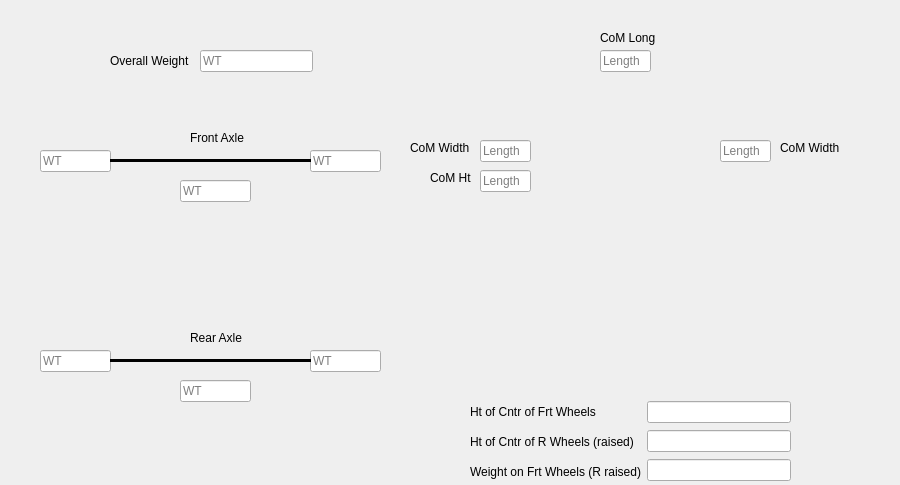
<?xml version="1.0" encoding="UTF-8"?>
<ui version="4.0">
 <class>VehicleWeights</class>
 <widget class="QWidget" name="VehicleWeights">
  <property name="geometry">
   <rect>
    <x>0</x>
    <y>0</y>
    <width>900</width>
    <height>485</height>
   </rect>
  </property>
  <property name="windowTitle">
   <string>Form</string>
  </property>
  <widget class="QLabel" name="rightCar">
   <property name="geometry">
    <rect>
     <x>520</x>
     <y>90</y>
     <width>201</width>
     <height>311</height>
    </rect>
   </property>
   <property name="text">
    <string/>
   </property>
   <property name="pixmap">
    <pixmap>Jeep1-01.png</pixmap>
   </property>
   <property name="scaledContents">
    <bool>true</bool>
   </property>
  </widget>
  <widget class="QLabel" name="leftCar">
   <property name="geometry">
    <rect>
     <x>110</x>
     <y>110</y>
     <width>201</width>
     <height>311</height>
    </rect>
   </property>
   <property name="text">
    <string/>
   </property>
   <property name="pixmap">
    <pixmap>Jeep1-01.png</pixmap>
   </property>
   <property name="scaledContents">
    <bool>true</bool>
   </property>
  </widget>
  <widget class="QLineEdit" name="rearLeftWeight">
   <property name="geometry">
    <rect>
     <x>40</x>
     <y>350</y>
     <width>71</width>
     <height>22</height>
    </rect>
   </property>
   <property name="placeholderText">
    <string>WT</string>
   </property>
  </widget>
  <widget class="QLineEdit" name="rearRightWeight">
   <property name="geometry">
    <rect>
     <x>310</x>
     <y>350</y>
     <width>71</width>
     <height>22</height>
    </rect>
   </property>
   <property name="placeholderText">
    <string>WT</string>
   </property>
  </widget>
  <widget class="QLineEdit" name="frontLeftWeight">
   <property name="geometry">
    <rect>
     <x>40</x>
     <y>150</y>
     <width>71</width>
     <height>22</height>
    </rect>
   </property>
   <property name="placeholderText">
    <string>WT</string>
   </property>
  </widget>
  <widget class="QLineEdit" name="frontRightWeight">
   <property name="geometry">
    <rect>
     <x>310</x>
     <y>150</y>
     <width>71</width>
     <height>22</height>
    </rect>
   </property>
   <property name="placeholderText">
    <string>WT</string>
   </property>
  </widget>
  <widget class="QLineEdit" name="overallWeight">
   <property name="geometry">
    <rect>
     <x>200</x>
     <y>50</y>
     <width>113</width>
     <height>22</height>
    </rect>
   </property>
   <property name="sizePolicy">
    <sizepolicy hsizetype="Expanding" vsizetype="Fixed">
     <horstretch>0</horstretch>
     <verstretch>0</verstretch>
    </sizepolicy>
   </property>
   <property name="inputMask">
    <string/>
   </property>
   <property name="text">
    <string/>
   </property>
   <property name="readOnly">
    <bool>false</bool>
   </property>
   <property name="placeholderText">
    <string>WT</string>
   </property>
  </widget>
  <widget class="QLineEdit" name="frontAxleWeight">
   <property name="geometry">
    <rect>
     <x>180</x>
     <y>180</y>
     <width>71</width>
     <height>22</height>
    </rect>
   </property>
   <property name="readOnly">
    <bool>true</bool>
   </property>
   <property name="placeholderText">
    <string>WT</string>
   </property>
  </widget>
  <widget class="QLabel" name="overallWeightLabel">
   <property name="geometry">
    <rect>
     <x>110</x>
     <y>50</y>
     <width>91</width>
     <height>21</height>
    </rect>
   </property>
   <property name="sizePolicy">
    <sizepolicy hsizetype="Expanding" vsizetype="Preferred">
     <horstretch>0</horstretch>
     <verstretch>0</verstretch>
    </sizepolicy>
   </property>
   <property name="text">
    <string>Overall Weight</string>
   </property>
  </widget>
  <widget class="QLineEdit" name="rearAxleWeight">
   <property name="geometry">
    <rect>
     <x>180</x>
     <y>380</y>
     <width>71</width>
     <height>22</height>
    </rect>
   </property>
   <property name="readOnly">
    <bool>true</bool>
   </property>
   <property name="placeholderText">
    <string>WT</string>
   </property>
  </widget>
  <widget class="QLabel" name="frontAxleLabel">
   <property name="geometry">
    <rect>
     <x>190</x>
     <y>130</y>
     <width>61</width>
     <height>16</height>
    </rect>
   </property>
   <property name="text">
    <string>Front Axle</string>
   </property>
  </widget>
  <widget class="QLabel" name="rearAxleLabel">
   <property name="geometry">
    <rect>
     <x>190</x>
     <y>330</y>
     <width>61</width>
     <height>16</height>
    </rect>
   </property>
   <property name="text">
    <string>Rear Axle</string>
   </property>
  </widget>
  <widget class="Line" name="frontAxleLine">
   <property name="geometry">
    <rect>
     <x>110</x>
     <y>150</y>
     <width>201</width>
     <height>20</height>
    </rect>
   </property>
   <property name="autoFillBackground">
    <bool>false</bool>
   </property>
   <property name="frameShadow">
    <enum>QFrame::Plain</enum>
   </property>
   <property name="lineWidth">
    <number>3</number>
   </property>
   <property name="orientation">
    <enum>Qt::Horizontal</enum>
   </property>
  </widget>
  <widget class="Line" name="rearAxleLine">
   <property name="geometry">
    <rect>
     <x>110</x>
     <y>350</y>
     <width>201</width>
     <height>20</height>
    </rect>
   </property>
   <property name="autoFillBackground">
    <bool>false</bool>
   </property>
   <property name="frameShadow">
    <enum>QFrame::Plain</enum>
   </property>
   <property name="lineWidth">
    <number>3</number>
   </property>
   <property name="orientation">
    <enum>Qt::Horizontal</enum>
   </property>
  </widget>
  <widget class="QLineEdit" name="comLatLeft">
   <property name="enabled">
    <bool>true</bool>
   </property>
   <property name="geometry">
    <rect>
     <x>480</x>
     <y>140</y>
     <width>51</width>
     <height>22</height>
    </rect>
   </property>
   <property name="readOnly">
    <bool>true</bool>
   </property>
   <property name="placeholderText">
    <string>Length</string>
   </property>
  </widget>
  <widget class="QLineEdit" name="comHt">
   <property name="enabled">
    <bool>true</bool>
   </property>
   <property name="geometry">
    <rect>
     <x>480</x>
     <y>170</y>
     <width>51</width>
     <height>22</height>
    </rect>
   </property>
   <property name="readOnly">
    <bool>true</bool>
   </property>
   <property name="placeholderText">
    <string>Length</string>
   </property>
  </widget>
  <widget class="QLineEdit" name="comLong">
   <property name="enabled">
    <bool>true</bool>
   </property>
   <property name="geometry">
    <rect>
     <x>600</x>
     <y>50</y>
     <width>51</width>
     <height>22</height>
    </rect>
   </property>
   <property name="readOnly">
    <bool>true</bool>
   </property>
   <property name="placeholderText">
    <string>Length</string>
   </property>
  </widget>
  <widget class="QLineEdit" name="comLatRight">
   <property name="enabled">
    <bool>true</bool>
   </property>
   <property name="geometry">
    <rect>
     <x>720</x>
     <y>140</y>
     <width>51</width>
     <height>22</height>
    </rect>
   </property>
   <property name="readOnly">
    <bool>true</bool>
   </property>
   <property name="placeholderText">
    <string>Length</string>
   </property>
  </widget>
  <widget class="QLabel" name="comLongLabel">
   <property name="geometry">
    <rect>
     <x>600</x>
     <y>30</y>
     <width>55</width>
     <height>16</height>
    </rect>
   </property>
   <property name="text">
    <string>CoM Long</string>
   </property>
  </widget>
  <widget class="QLabel" name="comLatLeftLabel">
   <property name="geometry">
    <rect>
     <x>410</x>
     <y>140</y>
     <width>71</width>
     <height>16</height>
    </rect>
   </property>
   <property name="text">
    <string>CoM Width</string>
   </property>
  </widget>
  <widget class="QLabel" name="comHtLabel">
   <property name="geometry">
    <rect>
     <x>430</x>
     <y>170</y>
     <width>55</width>
     <height>16</height>
    </rect>
   </property>
   <property name="layoutDirection">
    <enum>Qt::LeftToRight</enum>
   </property>
   <property name="text">
    <string>CoM Ht</string>
   </property>
   <property name="alignment">
    <set>Qt::AlignLeading|Qt::AlignLeft|Qt::AlignVCenter</set>
   </property>
  </widget>
  <widget class="QLabel" name="comLatRightLabel">
   <property name="geometry">
    <rect>
     <x>780</x>
     <y>140</y>
     <width>71</width>
     <height>16</height>
    </rect>
   </property>
   <property name="text">
    <string>CoM Width</string>
   </property>
  </widget>
  <widget class="QWidget" name="horizontalLayoutWidget">
   <property name="geometry">
    <rect>
     <x>470</x>
     <y>400</y>
     <width>321</width>
     <height>84</height>
    </rect>
   </property>
   <layout class="QHBoxLayout" name="horizontalLayout">
    <item>
     <layout class="QVBoxLayout" name="verticalLayout_2">
      <item>
       <widget class="QLabel" name="heightCenterFrontWheelsLabel">
        <property name="text">
         <string>Ht of Cntr of Frt Wheels</string>
        </property>
       </widget>
      </item>
      <item>
       <widget class="QLabel" name="heightCenterRearWheelsRaisedLabel">
        <property name="text">
         <string>Ht of Cntr of R Wheels (raised)</string>
        </property>
       </widget>
      </item>
      <item>
       <widget class="QLabel" name="weightFrontWheelsRearRaisedLabel">
        <property name="text">
         <string>Weight on Frt Wheels (R raised)</string>
        </property>
       </widget>
      </item>
     </layout>
    </item>
    <item>
     <layout class="QVBoxLayout" name="verticalLayout">
      <item>
       <widget class="QLineEdit" name="heightCenterFrontWheels"/>
      </item>
      <item>
       <widget class="QLineEdit" name="heightCenterRearWheelsRaised"/>
      </item>
      <item>
       <widget class="QLineEdit" name="weightFrontWheelsRearRaised"/>
      </item>
     </layout>
    </item>
   </layout>
  </widget>
 </widget>
 <resources/>
 <connections/>
</ui>
